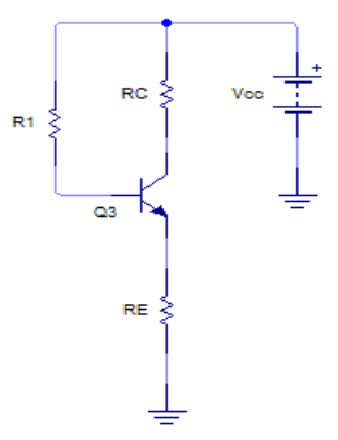
#> input picture img/3.png, 338 x 440 px
$ python app.py
#> lines starting #> are read from the running program, lines starting #| are printed output that depends on the picture
########## AMPLIPY v3.0 ###########
#### Visita https://mirpas.com ####
###################################

### importación de librerías
import numpy as np
import matplotlib.pyplot as plt
import os
import time
#La siguiente clase sirve para mostrar colores del texto en la consola de PYTHON
class color:
    PURPLE = "\033[95m"
    CYAN = "\033[96m"
    DARKCYAN = "\033[36m"
    BLUE = "\033[94m"
    GREEN = "\033[92m"
    YELLOW = "\033[93m"
    RED = "\033[91m"
    BOLD = "\033[1m"
    UNDERLINE = "\033[4m"
    END = "\033[0m"
#print("The output is:" + color.BOLD + "Python Programming !" + color.BLUE)
### Menú de navegación
print(color.BOLD)
print("Bienvenido a AmpliPY. Por favor escoge el tipo de circuito a calcular:")
print(color.BLUE)
print("1- Circuito de polarizador de emisor con dos fuentes de tensión.\n2- Circuito con polarizador de tensión.\n3- Circuito polarizador con realimentación de emisor.")
circuito = int(input("Esperando respuesta: "))
#> the answer given: 3
#valores para la ganancia general
corrientes = np.array([0.00002, 0.05])
ganancias = np.array([110,450])
### Funciones
# [71 lines left out: function dosFuentes, not called in this run]

print(color.RED)

# [69 lines left out: function polarizador, not called in this run]
    #Calculamos la ganancia para cierta corriente
print(color.GREEN)
# [8 lines left out: function ganancia, not called in this run]

def realimentador():
    ##########################################################################
    ###### https://mirpas.com/Lenguajes/4/projects/amplipy_final.php #########
    ##########################################################################
    os.system('cls')
    print("Vamos a configurar el circuito de realimentación de emisor.")
    print("Escribe los valores del circuito:")
    img = plt.imread("img/3.png") #ruta relativa o absoluta
#> img is the input picture: shape (440, 338, 3) float32; mean R, G, B 0.981, 0.981, 0.991
    plt.imshow(img)
    plt.title('Esta ventana se cerrará en breve')
    plt.show(block=False)
    plt.pause(5)
    plt.close()
    RE = int(input("Escribe el valor de la resistencia de emisor RE: "))
#> the answer given: 3
    RC = int(input("Escribe el valor de la resistencia colector RC: "))
#> the answer given: 3
    RB = int(input("Escribe el valor de la resistencia de base RB: "))
#> the answer given: 3
    VCC = int(input("Escribe el valor de la tensión de alimentación: "))
#> the answer given: 3
    ganancia= int(input("Introduce el valor de la ganancia: "))
#> the answer given: 3
    Re = RE + (RB/ganancia)
    IE = (VCC-0.7) / Re
    IC = IE
    IB = IC / ganancia
    VC = IC * RC
    Vtransistor = VCC - VC
    VE = IC * RE
    VCE = Vtransistor - VE
    VCE_max = VCC #Para pintar la recta de carga
    IC_max = VCC / (RE + RC)#Para pintar la recta de carga
    #Para pintar el punto Q
    VCE_Q = VCE
    IC_Q = IC
    print(f"La tensión de emisor es de {VE}V.\nLa tensión de colector es de {VC}V.\nLa tensión de colector-emisor es de {VCE}V\nLa corriente de colector es de {IC}A\nLa corriente de base es de {IB}A")
    plt.plot([0,VCE_max],[IC_max, 0], label="Recta de carga")
    plt.xlabel('VCE (V)')
    plt.ylabel('IC (mA)')
    plt.plot(VCE_Q, IC_Q, 'ro', label="Punto Q")
    plt.title('Polarización con realimentación de emisor')
    plt.xlim(0,VCE_max*1.2)
    plt.ylim(0, IC_max*1.2)
    plt.grid(True)
    plt.legend()
    plt.show()
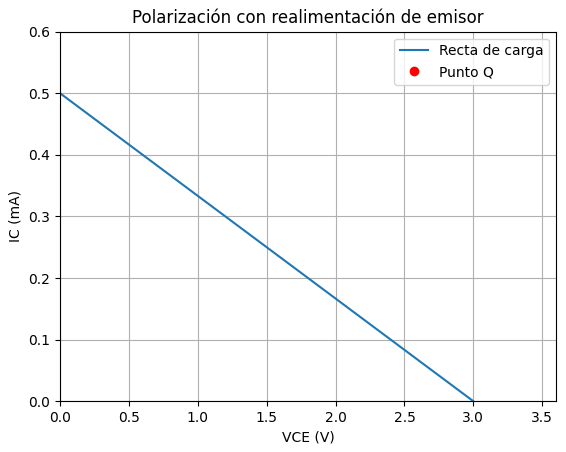
#> figure drawn by matplotlib, 1 panel
    return()
print(color.DARKCYAN)
if circuito==1:dosFuentes()
elif circuito==2:polarizador()
elif circuito==3:realimentador()
else: print("Opción no válida!")
